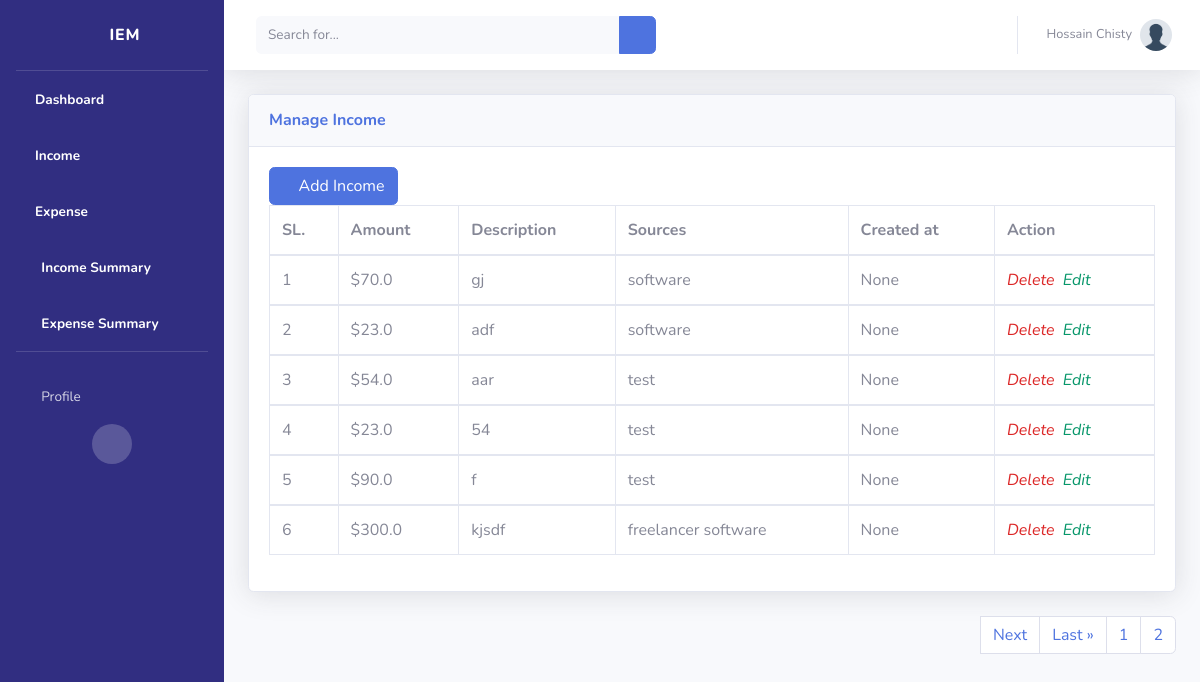
Before: /income/ (signed in) with the older database file.
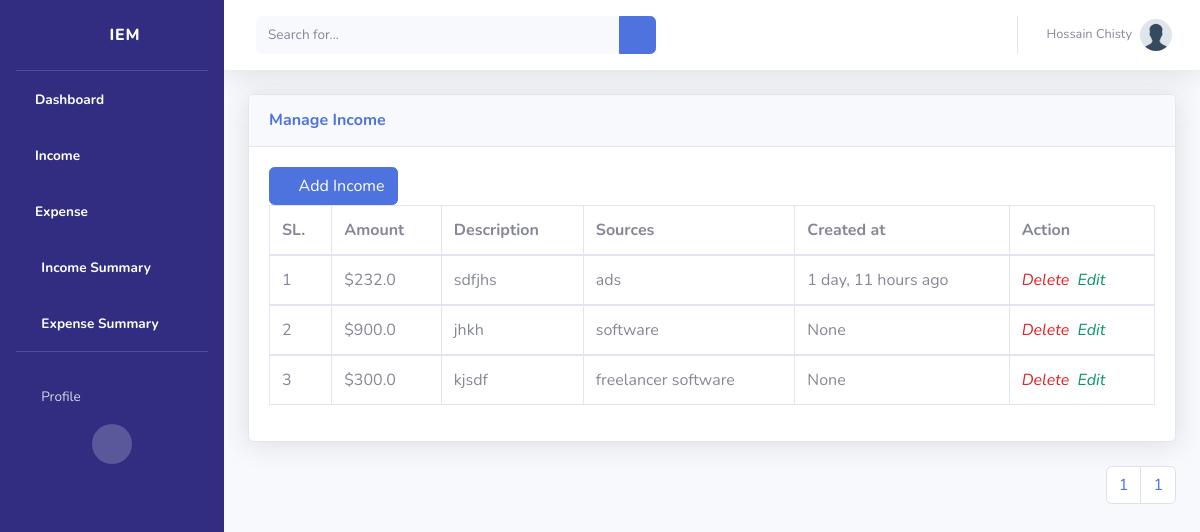
After: the same page with the newer database file.
### income/models.py (models this page shows, shortened)
class Income(models.Model):
    user = models.ForeignKey(User, on_delete=models.CASCADE, null=True, blank=True)
    amount = models.FloatField()
    date = models.DateTimeField(default=now)
    description = models.TextField(help_text="Write Your Income Description.")
    sources = models.CharField(max_length=200)
    class Meta:
        ordering = [
            "-date",
        ]
        verbose_name_plural = "Income"

### income/views.py (the view)
# urls.py: path("income/", views.IncomeList.as_view(), name="income"),
class IncomeList(LoginRequiredMixin, ListView):
    model = Income
    template_name = "income/income.html"
    context_object_name = "incomes"
    paginate_by = 6
    def get_context_data(self, **kwargs):
        context = super().get_context_data(**kwargs)
        context["incomes"] = Income.objects.filter(user=self.request.user)
        return context

### templates/income/income.html (shortened to what the changed rows need)
<!DOCTYPE html>
<html lang="en">
{% load static %}
{% load humanize %}
<head>
    {% include 'partials/__css.html' %}
</head>
<body id="page-top">
    <div id="wrapper">
        <div id="content-wrapper" class="d-flex flex-column">
            <div id="content">
                <div class="container-fluid">
                    <div class="card shadow mb-4">
                        <div class="card-body">
                            <div class="table-responsive">
                                <table class="table table-bordered" id="dataTable" width="100%" cellspacing="0">
                                        <thead>
                                        <tr>
                                            <th>SL.</th>
                                            <th>Amount</th>
                                            <th>Description</th>
                                            <th>Sources</th>
                                             <th>Created at</th>
                                            <th>Action</th>
                                        </tr>
                                    </thead>
                                    {% for items in page_obj  %}
                                    <tbody>
                                        <tr>
                                            <td>{{ forloop.counter }}</td>
                                            <td>${{ items.amount }}</td>
                                            <td>{{ items.description }}</td>
                                            <td>{{ items.sources}}</td>
                                            <td>{{ items.date|naturaltime }}</td>
                                            <td><i class="material-icons">
                                            <a
                                            href="{% url 'delete-income' items.id %}" class="text-decoration-none text-red-600 hover:text-red-600">Delete</a>
                                            <a href="{% url 'update-income' items.id %}" class="m-1 text-decoration-none text-green-600 hover:text-green-600">Edit</a>
                                            </i></td>
                                        </tr>
                                    </tbody>
                                    {% endfor %}
                                </table>
                            </div>
                        </div>
                    </div>
                    <nav aria-label="Page navigation example">
                        <ul class="pagination justify-content-end">
                            {% if page_obj.has_next %}
                                <a class="page-link" href="?page={{ page_obj.next_page_number }}">Next</a>
                                <a class="page-link" href="?page={{ page_obj.paginator.num_pages }}">Last &raquo;</a>
                            {% endif %}
                            <li class="page-item"><a class="page-link" href="#">
                            {{ page_obj.number }}</a></li>
                            <li class="page-item"><a class="page-link" href="?page={{ page_obj.paginator.num_pages }}">
                            {{ page_obj.paginator.num_pages }}</a></li>
                        </ul>
                    </nav>
                </div>
            </div>
        </div>
    </div>
</body>
</html>

Changed rows visible on the page:
removed Income: amount "70.0", description "gj", sources "software", date "None"
removed Income: amount "23.0", description "adf", sources "software", date "None"
removed Income: amount "54.0", description "aar", sources "test", date "None"
removed Income: amount "23.0", description "54", sources "test", date "None"
removed Income: amount "90.0", description "f", sources "test", date "None"
added Income: amount "232.0", description "sdfjhs", sources "ads", date "1 day, 11 hours ago"
now on this page (row unchanged): Income: amount "900.0", description "jhkh", sources "software", date "None"
Other visible differences:
{{ page_obj.paginator.num_pages }}: "2" → "1"
text no longer shown: "Next Last »"
